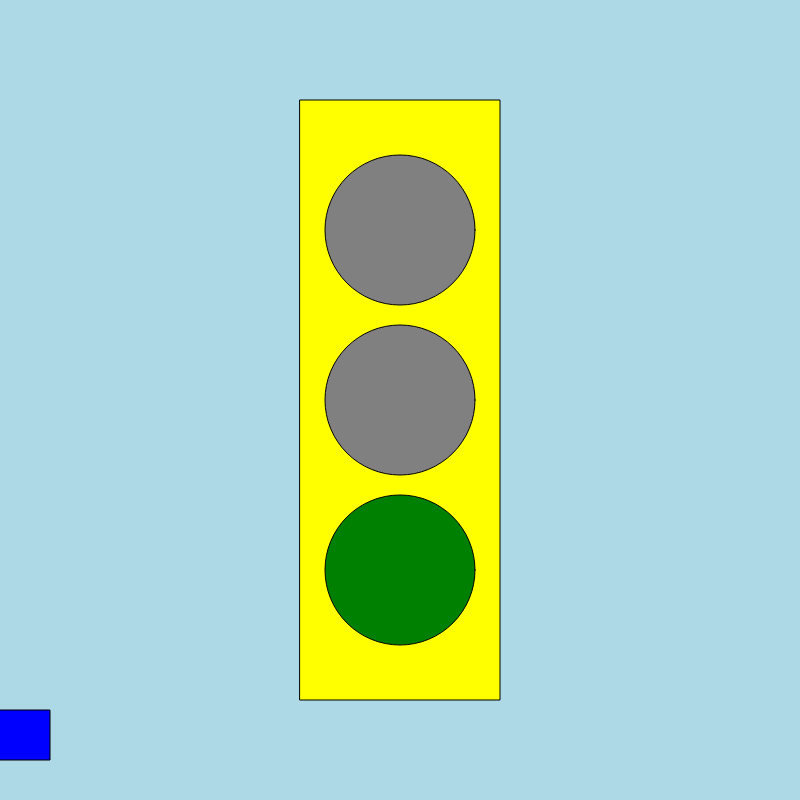
Frame 1 (no input)
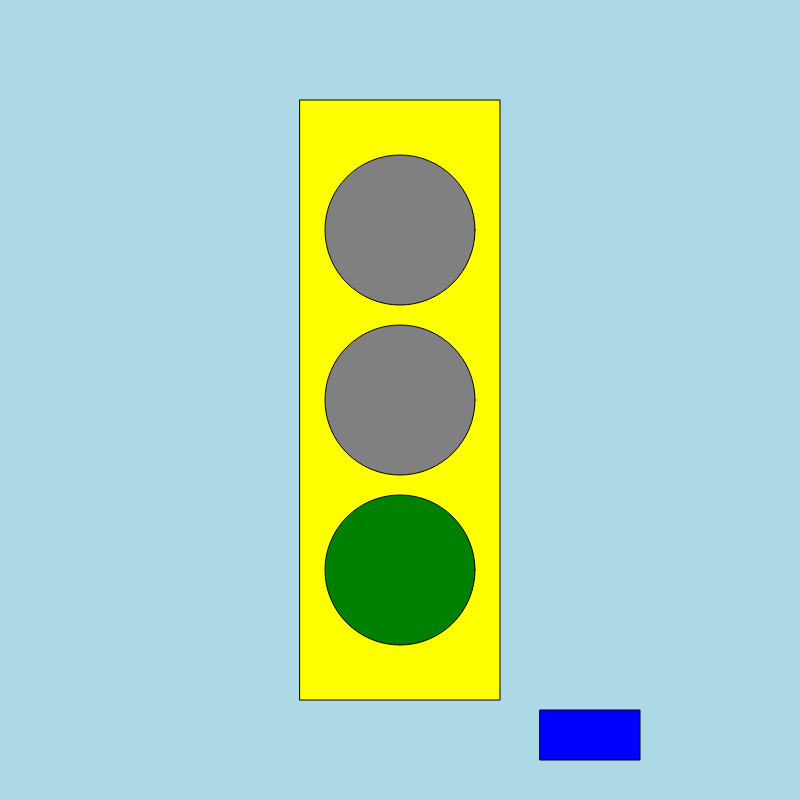
Frame 60 (no input)
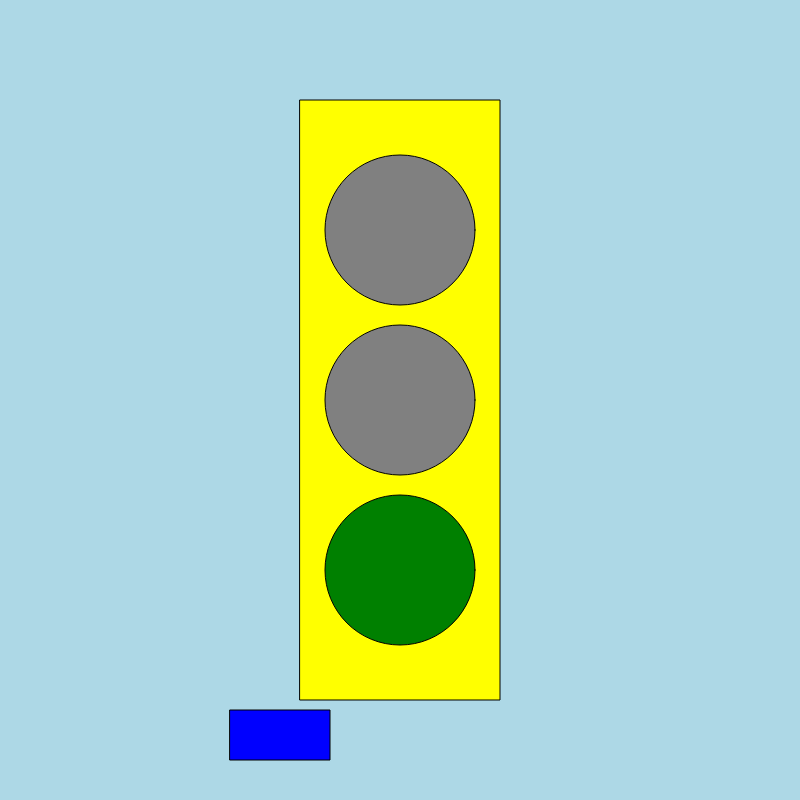
Frame 120 (the mouse pressed at the canvas centre since frame 60)

The p5.js sketch that drew these frames (run headless with seeded random() and noise() and a simulated clock; from frame 60 on, the mouse is pressed at the canvas centre):

// p5.js sketch
// ── sketch.js
let state = 0;
let timer = 0;
let x = 0; 
let v = 0;

function setup() {
  createCanvas(800, 800);
  rectMode(CENTER);
}

function draw() {

  background("lightblue");
  fill("yellow"); 
  rect(width/2, height/2, 200, 600);
  
  switch (state) {
    case 0: //green
      fill("grey"); 
      ellipse(width/2, height/2-170, 150, 150);
      ellipse(width/2, height/2, 150, 150);
      fill("green"); 
      ellipse(width/2, height/2+170, 150, 150);
      v = 10; 
      break;

    case 1: //yellow
      fill("grey"); 
      ellipse(width/2, height/2-170, 150, 150);
      fill("yellow");
      ellipse(width/2, height/2, 150, 150);
      fill("grey"); 
      ellipse(width/2, height/2+170, 150, 150);
      v = 5; 
      break;

    case 2: //red
      fill("red"); 
      ellipse(width/2, height/2-170, 150, 150);
      fill("grey");
      ellipse(width/2, height/2, 150, 150);
      ellipse(width/2, height/2+170, 150, 150);
      if (x >= width / 2 && x <= width / 2 + v) {
        v =0; 
      }
      break;

  }

  timer++; 
  if (timer > 7*60){
    timer = 0; 
    state++;
    if (state > 2) state = 0;
  }

  fill("blue"); 
  rect(x, height-65, 100, 50);
  x = x + v ; 
  if (x > width + 50) {
    x = - 50; 
  }


}

function mouseReleased() {
  state++;
  if (state > 2) state = 0;

}
